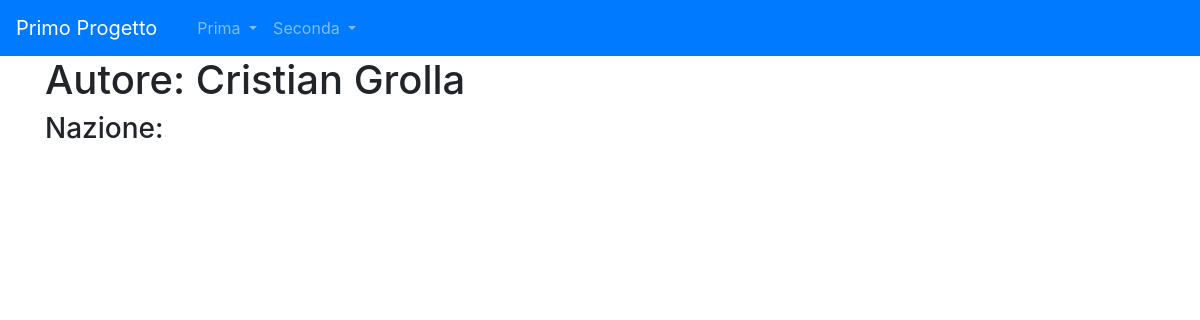
Page /libreria/autori/1 on the earlier database version.
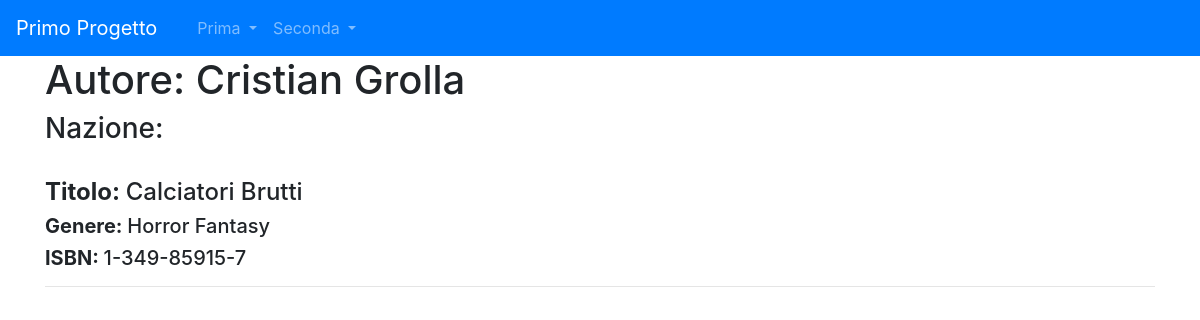
Same page on the later database version.
### libreria/models.py (models this page shows, shortened)
class Libro(models.Model):
    titolo=models.CharField(max_length=100)
    autore=models.ForeignKey(Autore, on_delete=models.CASCADE, related_name="libri")
    genere=models.ManyToManyField(Genere)
    ISBN=models.CharField(max_length=15)
    class Meta:
        verbose_name = "Libro"
        verbose_name_plural = "Libri"

class Genere(models.Model):
    nome=models.CharField(max_length=20)
    def __str__(self):
        return self.nome
    class Meta:
        verbose_name = "Genere"
        verbose_name_plural = "Generi"

### libreria/views.py (the view)
# urls.py: path("autori/<int:pk>", AutoreDetail.as_view(), name="autore"),
class AutoreDetail(DetailView):
    model=Autore
    template_name= "autore.html"

### libreria/models.py (called while the page is built)
    def __str__(self):
        return self.nome+" "+self.cognome

### libreria/templates/autore.html (shortened to what this page needs)
  {% extends 'base.html' %}
{% block content %}
    <h1>Autore: {{ autore }}</h1>
    <h3>Nazione: {{ autore.nazione }}</h3>
    <br>
    {% for libro in  autore.libri.all %}
        <h4><strong>Titolo: </strong>{{ libro.titolo }}</h4>
        <h5><strong>Genere: </strong>{% for genere in libro.genere.all %}{{ genere }} {% endfor %}</h5>
        <h5><strong>ISBN: </strong>{{ libro.ISBN }}</h5>
        <hr>
    {% endfor %}
{% endblock content %}

Differences in the rows shown:
added Libro: titolo "Calciatori Brutti", ISBN "1-349-85915-7"
now on this page (row unchanged): Genere: nome "Horror"
now on this page (row unchanged): Genere: nome "Fantasy"
